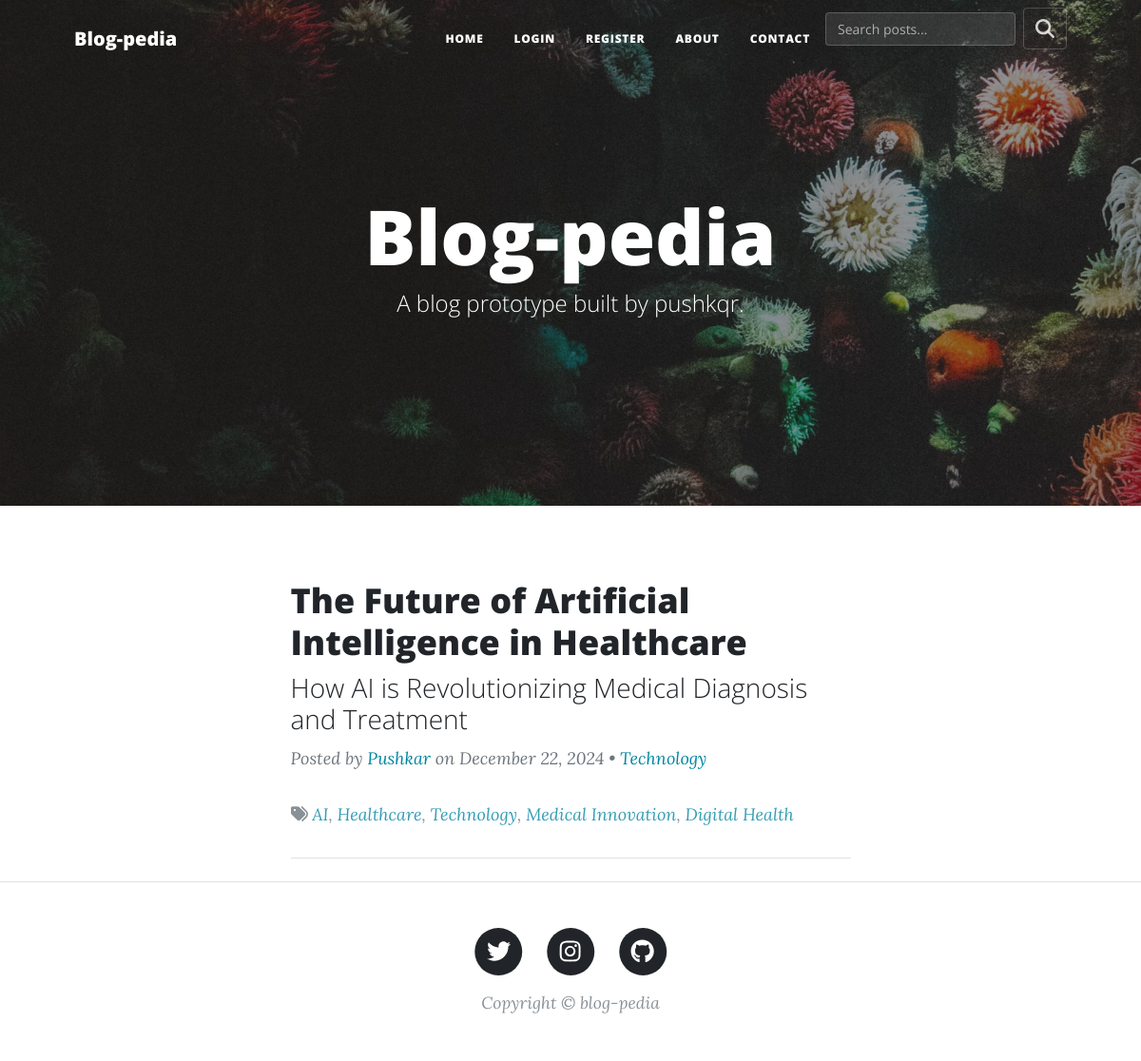
The page / on the database its author committed.
### models.py (models this page shows)
class BlogPost(db.Model):
    __tablename__ = "blog_posts"
    id = Column(Integer, primary_key=True)
    title = Column(String(250), unique=True, nullable=False)
    subtitle = Column(String(250), nullable=False)
    date = Column(String(250), nullable=False)
    body = Column(Text, nullable=False)
    img_url = Column(String(250), nullable=False)
    author_id = Column(Integer, ForeignKey("users.id"))
    author = relationship('User', back_populates='blog_posts')
    comments = relationship('Comment', back_populates='blog')
    category_id = db.Column(db.Integer, db.ForeignKey('categories.id'))
    category = db.relationship('Category', back_populates='posts')
    tags = db.relationship('PostTag', back_populates='post')

class User(UserMixin, db.Model):
    __tablename__ = 'users'
    id = Column(Integer, primary_key=True)
    name = Column(String(250), nullable=False)
    email = Column(Text, unique=True)
    password = Column(Text, nullable=False)
    bio = Column(Text)
    join_date = Column(String(250), nullable=False)
    blog_posts = relationship('BlogPost', back_populates='author')
    comments = relationship('Comment', back_populates='author')

class Category(db.Model):
    __tablename__ = 'categories'
    id = db.Column(db.Integer, primary_key=True)
    name = db.Column(db.String(100), unique=True, nullable=False)
    posts = db.relationship('BlogPost', back_populates='category')

class PostTag(db.Model):
    __tablename__ = 'post_tags'
    post_id = db.Column(db.Integer, db.ForeignKey('blog_posts.id'), primary_key=True)
    tag_id = db.Column(db.Integer, db.ForeignKey('tags.id'), primary_key=True)
    post = db.relationship('BlogPost', back_populates='tags')
    tag = db.relationship('Tag', back_populates='posts')

class Tag(db.Model):
    __tablename__ = 'tags'
    id = db.Column(db.Integer, primary_key=True)
    name = db.Column(db.String(100), unique=True, nullable=False)
    posts = db.relationship('PostTag', back_populates='tag')

### main.py (the view)
@app.route('/')
def get_all_posts():
    result = db.session.execute(db.select(BlogPost))
    posts = result.scalars().all()
    return render_template("index.html", all_posts=posts)

### main.py (called while the page is built)
@app.context_processor
def inject_auth_status():
    admin = False
    if current_user.is_authenticated:
        admin = int(current_user.get_id()) == 1
    return {'logged_in': current_user.is_authenticated,
            'admin': admin}

### templates/index.html (shortened to what this page needs)
{% include "header.html" %} {% block content %}
<header class="masthead" style="background-image: url('../static/assets/img/home-bg.jpg')">
 <div class="container position-relative px-4 px-lg-5">
   <div class="row gx-4 gx-lg-5 justify-content-center">
     <div class="col-md-10 col-lg-8 col-xl-7">
       <div class="site-heading">
         {% if title %}
           <h1>{{ title }}</h1>
           <span class="subheading">
             <a href="{{ url_for('get_all_posts') }}" class="back-link">← Back to all posts</a>
           </span>
         {% else %}
           <h1>Blog-pedia</h1>
           <span class="subheading">A blog prototype built by pushkqr.</span>
         {% endif %}
       </div>
     </div>
   </div>
 </div>
</header>
<div class="container px-4 px-lg-5">
 <div class="row gx-4 gx-lg-5 justify-content-center">
   <div class="col-md-10 col-lg-8 col-xl-7">
     {% for post in all_posts %}
     <div class="post-preview">
       <a href="{{ url_for('show_post', post_id=post.id) }}">
         <h2 class="post-title">{{ post.title }}</h2>
         <h3 class="post-subtitle">{{ post.subtitle }}</h3>
       </a>
       <p class="post-meta">
         Posted by
         <a href="{{url_for('user_profile', user_id=post.author.id)}}">{{post.author.name}}</a>
         on {{post.date}}
         {% if post.category %}
          • <a href="{{ url_for('show_category', category_id=post.category.id) }}">{{ post.category.name }}</a>
         {% endif %}
       </p>
       {% if post.tags %}
       <p class="post-meta small">
         <i class="fas fa-tags"></i>
         {% for post_tag in post.tags %}
           <a href="{{ url_for('show_tag', tag_id=post_tag.tag.id) }}">{{ post_tag.tag.name }}</a>{% if not loop.last %}, {% endif %}
         {% endfor %}
       </p>
       {% endif %}
     </div>
     <hr class="my-4" />
     {% endfor %}
   </div>
 </div>
</div>
{% include "footer.html" %} {% endblock %}

### templates/header.html (shortened to what this page needs)
<!DOCTYPE html>
<html lang="en">
 <head>
   {% block styles %}
   {{ bootstrap.load_css() }}
   <link
     href="{{ url_for('static', filename='css/styles.css') }}"
     rel="stylesheet"
   />
   {% endblock %}
 </head>
 <body>
 <header>
   <nav class="navbar navbar-expand-lg navbar-light" id="mainNav">
     <div class="container px-4 px-lg-5">
       <a class="navbar-brand" href="/">Blog-pedia</a>
       <div class="collapse navbar-collapse" id="navbarResponsive">
         <ul class="navbar-nav ms-auto py-4 py-lg-0">
           <li class="nav-item">
             <a class="nav-link px-lg-3 py-3 py-lg-4" href="{{ url_for('get_all_posts') }}">Home</a>
           </li>
           {% if not logged_in: %}
           <li class="nav-item">
             <a class="nav-link px-lg-3 py-3 py-lg-4" href="{{ url_for('login') }}">Login</a>
           </li>
           <li class="nav-item">
             <a class="nav-link px-lg-3 py-3 py-lg-4" href="{{ url_for('register') }}">Register</a>
           </li>
           {% else: %}
           <li class="nav-item">
             <a class="nav-link px-lg-3 py-3 py-lg-4" href="{{ url_for('logout') }}">Log Out</a>
           </li>
           {% endif %}
           <li class="nav-item">
             <a class="nav-link px-lg-3 py-3 py-lg-4" href="{{ url_for('about') }}">About</a>
           </li>
           <li class="nav-item">
             <a class="nav-link px-lg-3 py-3 py-lg-4" href="{{ url_for('contact') }}">Contact</a>
           </li>
           <li class="nav-item">
             <form action="{{ url_for('search') }}" method="get" class="search-form">
               <input type="search"
                      name="q"
                      class="search-input"
                      placeholder="Search posts..."
                      value="{{ search_query if search_query else '' }}"
                      aria-label="Search">
               <button class="search-button" type="submit">
                 <i class="fas fa-search"></i>
               </button>
             </form>
           </li>
         </ul>
       </div>
     </div>
   </nav>
 </header>

### templates/footer.html (shortened to what this page needs)
        <footer class="border-top">
          <div class="container px-4 px-lg-5">
              <div class="row gx-4 gx-lg-5 justify-content-center">
                  <div class="col-md-10 col-lg-8 col-xl-7">
                      <ul class="list-inline text-center">
                          <li class="list-inline-item">
                              <a href="https://twitter.com/pushkqr_">
                                  <span class="fa-stack fa-lg">
                                      <i class="fas fa-circle fa-stack-2x"></i>
                                      <i class="fab fa-twitter fa-stack-1x fa-inverse"></i>
                                  </span>
                              </a>
                          </li>
                          <li class="list-inline-item">
                              <a href="https://instagram.com/pushkar.oli">
                                  <span class="fa-stack fa-lg">
                                      <i class="fas fa-circle fa-stack-2x"></i>
                                      <i class="fab fa-instagram fa-stack-1x fa-inverse"></i>
                                  </span>
                              </a>
                          </li>
                          <li class="list-inline-item">
                              <a href="https://github.com/pushkqr">
                                  <span class="fa-stack fa-lg">
                                      <i class="fas fa-circle fa-stack-2x"></i>
                                      <i class="fab fa-github fa-stack-1x fa-inverse"></i>
                                  </span>
                              </a>
                          </li>
                      </ul>
                      <div class="small text-center text-muted fst-italic">Copyright &copy; blog-pedia</div>
                  </div>
              </div>
          </div>
      </footer>
  </body>
</html>

### templates/header.html (style rules this page uses)
.search-form { display: flex; align-items: center; }
.search-input { background: rgba(255, 255, 255, 0.1); border: 1px solid rgba(255, 255, 255, 0.2); color: white; padding: 0.375rem 0.75rem; border-radius: 4px; margin-right: 0.5rem; font-size: 0.875rem; width: 200px; transition: all 0.3s ease; }
.search-input::placeholder { color: rgba(255, 255, 255, 0.6); }
.search-button { background: transparent; border: 1px solid rgba(255, 255, 255, 0.2); color: rgba(255, 255, 255, 0.8); padding: 0.375rem 0.75rem; border-radius: 4px; cursor: pointer; transition: all 0.3s ease; }

### templates/index.html (style rules this page uses)
.post-meta a { color: #0085A1; text-decoration: none; transition: color 0.2s; }
.small { font-size: 0.875em; opacity: 0.8; }

### rows shown on the page
BlogPost: title "The Future of Artificial Intelligence in Healthcare", subtitle "How AI is Revolutionizing Medical Diagnosis and Treatment", author.name "Pushkar", date "December 22, 2024", category.name "Technology"
PostTag: tag.name "AI"
PostTag: tag.name "Healthcare"
PostTag: tag.name "Technology"
PostTag: tag.name "Medical Innovation"
PostTag: tag.name "Digital Health"
